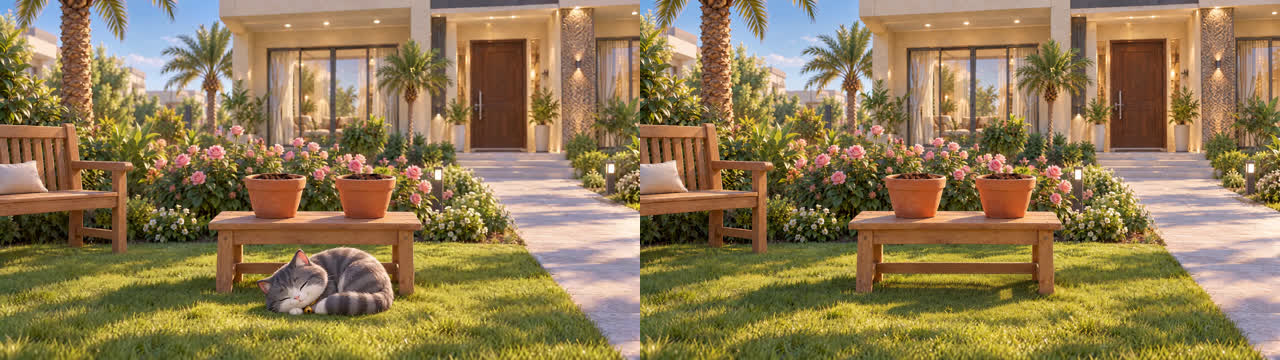
#> input picture .agents/projects/little-wonder/episodes/ep02-refs/13_garden_empty_compare.jpg, 1280 x 360 px
$ python skystack.py episodes/ep02-refs/13_garden_empty_compare.jpg episodes/ep02-refs/12_master_family_v1.png out.png
#> lines starting #> are read from the running program, lines starting #| are printed output that depends on the picture
#!/usr/bin/env python3
# usage: skystack.py SKY_OUTPAINT.png BASE_TALL.png OUT.png  - SKY_OUTPAINT = outpaint of BASE's top (W x W*9/16) crop;
# stacks its extra sky above BASE (found by matching, 120px ramp) -> taller image so a day-card tilt clears all characters.
import sys, numpy as np
from PIL import Image
S = Image.open(sys.argv[1]).convert('RGB'); T = Image.open(sys.argv[2]).convert('RGB'); W = T.width; h = W * 9 // 16
#> further down, S is the input picture: PIL image 1280x360 RGB; mean R, G, B 144.3, 122.8, 83.5
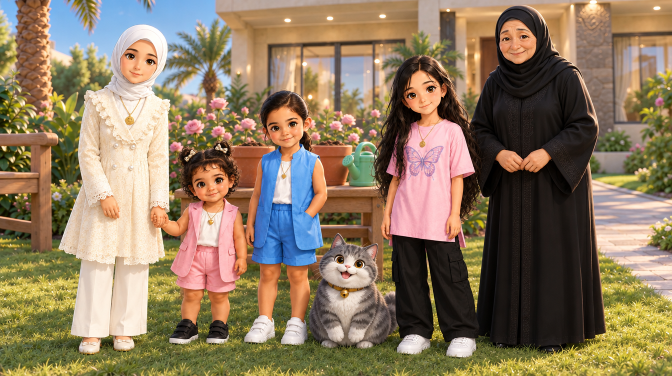
#> input picture .agents/projects/little-wonder/episodes/ep02-refs/12_master_family_v1.png, 1344 x 752 px (shown at 1/2 size)
#> further down, T is the input picture: PIL image 1344x752 RGB; mean R, G, B 141.2, 122.2, 96.2
#> after `W = T.width`: W = 1344
#> after `h = W * 9 // 16`: h = 756
top = T.crop((0, 0, W, h)); S = S.resize((W, int(round(S.height * W / S.width))))
#> after `top = T.crop((0, 0, W, h))`:
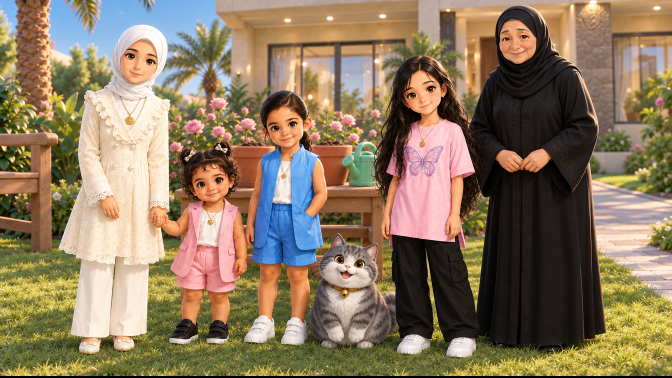
#> top: PIL image 1344x756 RGB (shown at 1/2 size); mean R, G, B 140.5, 121.5, 95.7
ref = np.asarray(top.resize((224, 126))).astype(float); best = None
#> after `ref = np.asarray(top.resize((224, 126))).astype(float)`:
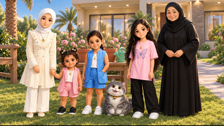
#> ref: shape (126, 224, 3) float64; mean R, G, B 140.5, 121.6, 95.7
for oy in range(0, S.height - h + 1, 4):
    d = abs(np.asarray(S.crop((0, oy, W, oy + h)).resize((224, 126))).astype(float) - ref).mean()
    if best is None or d < best[0]: best = (d, oy)
#> (the run stopped early here; a loop or call above may not have finished)
